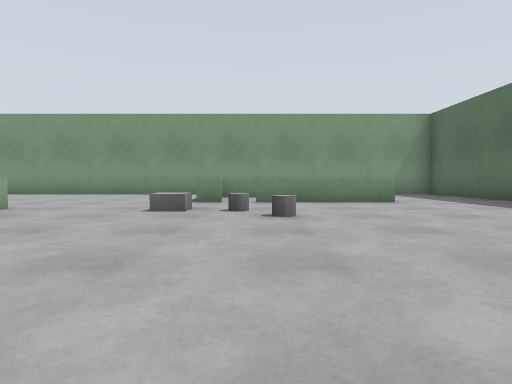
view 1 (above)

21 first-person views from a walk through a world built for the Gazebo simulator. The camera is 0.44 m above the floor, tilts 2° down and sees 75° across. The floor is counted in squares, 1 m on a side. Each view is taken from the middle of a square. On the plan, view 1 faces up. The plan holds only what a view shows up to about 9 squares ahead; the rest is blank.

view 2
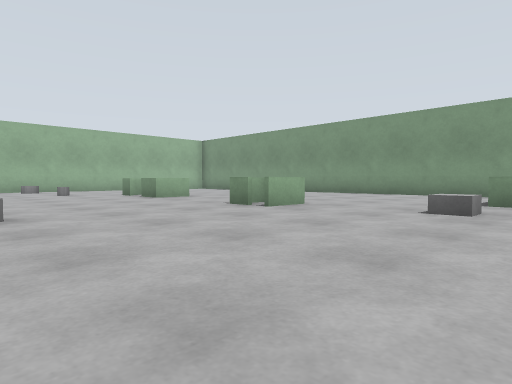

view 3
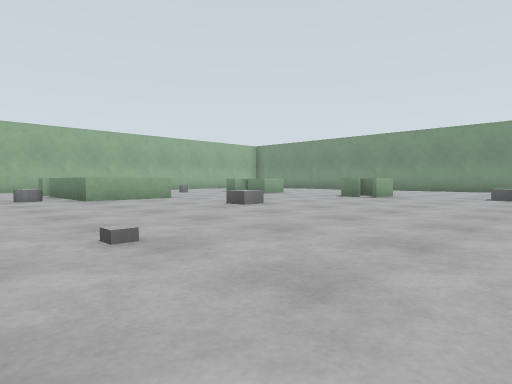

view 4
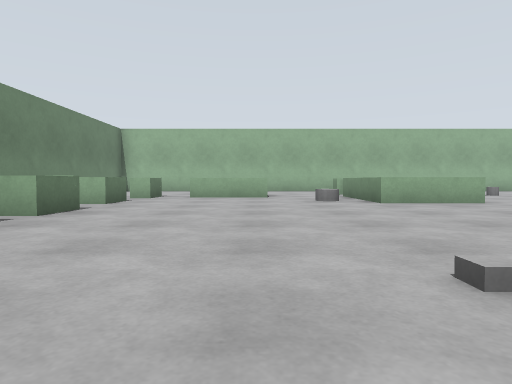

view 5
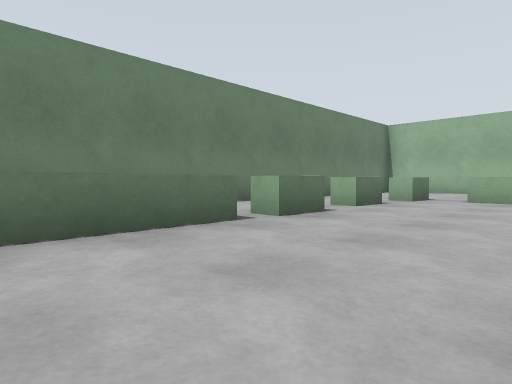

view 6
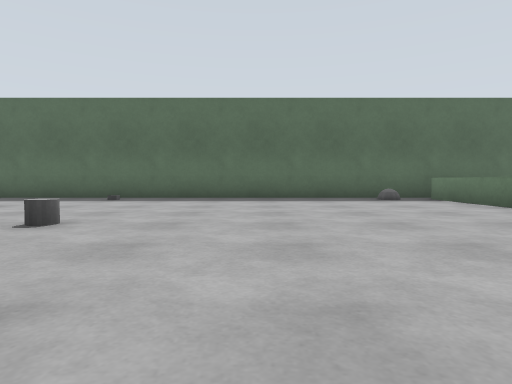

view 7
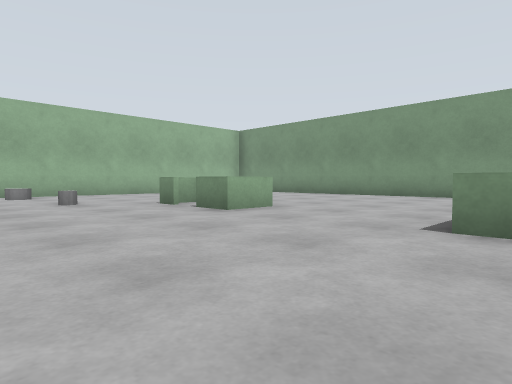

view 8
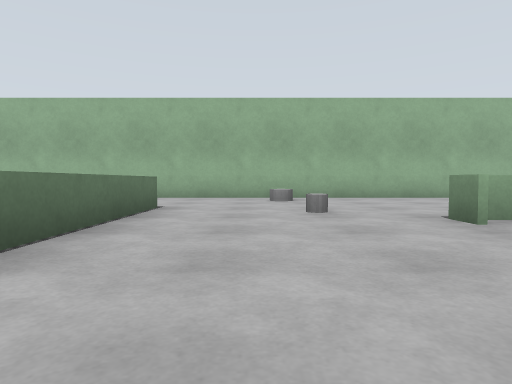

view 9
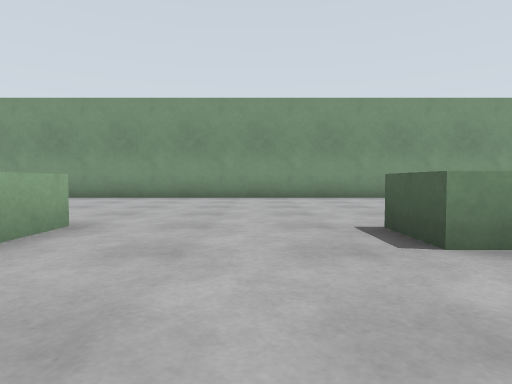

view 10
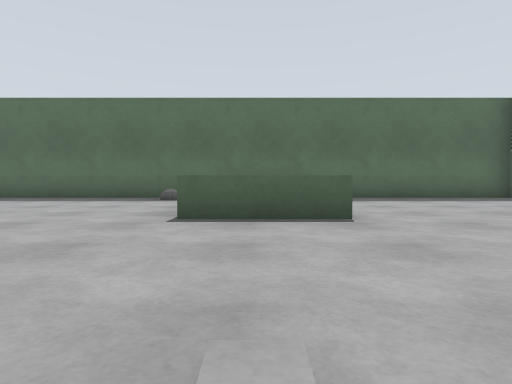

view 11
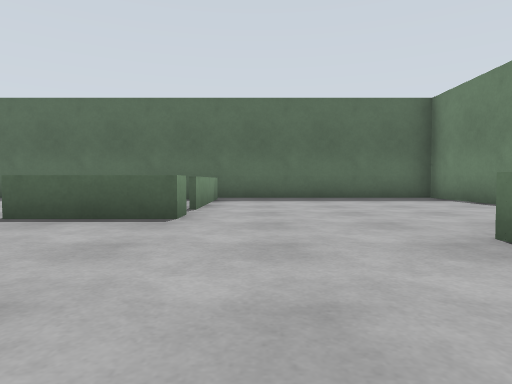

view 12
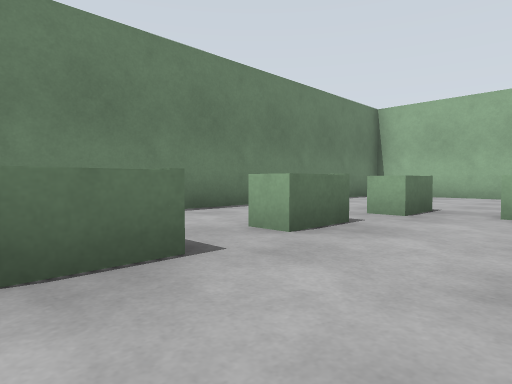

view 13
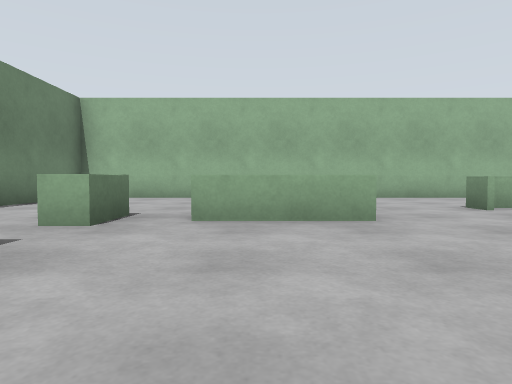

view 14
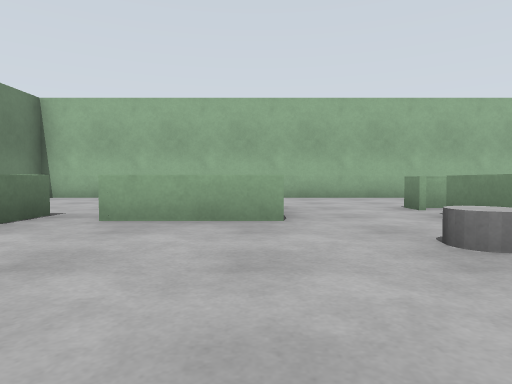

view 15
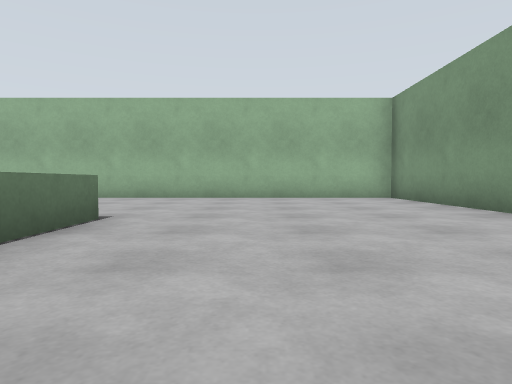

view 16
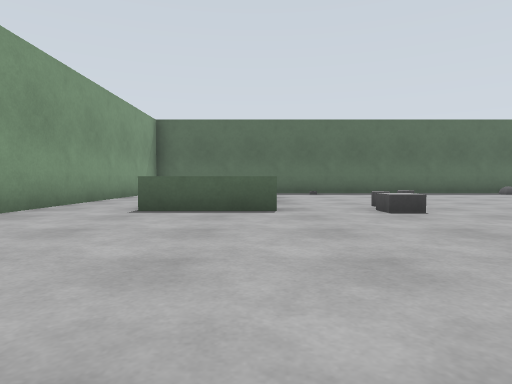

view 17
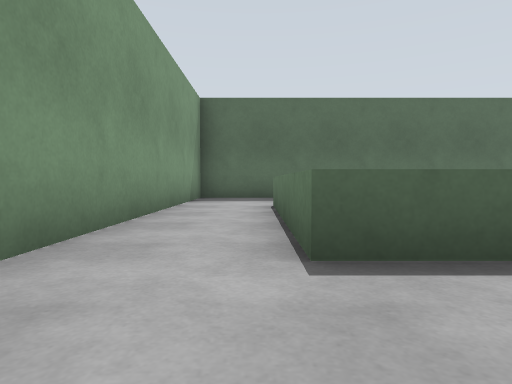

view 18
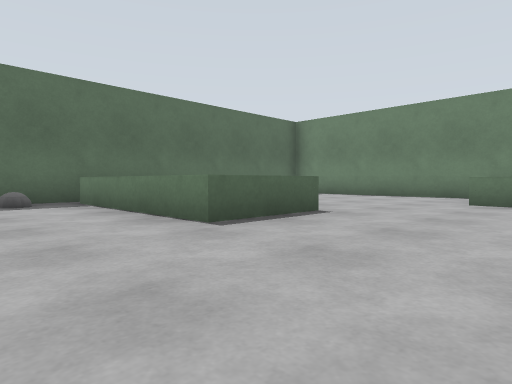

view 19
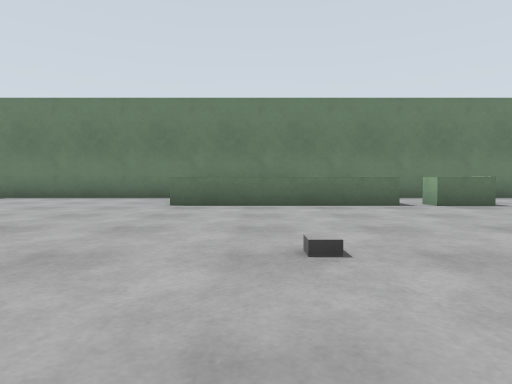

view 20
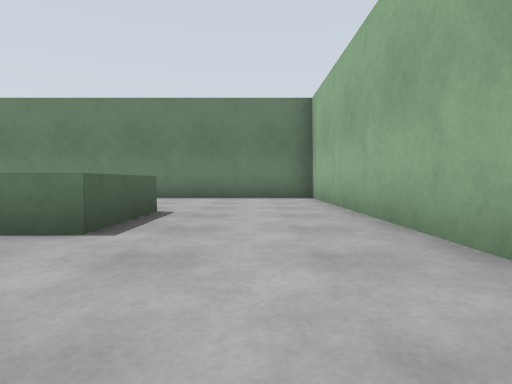

view 21
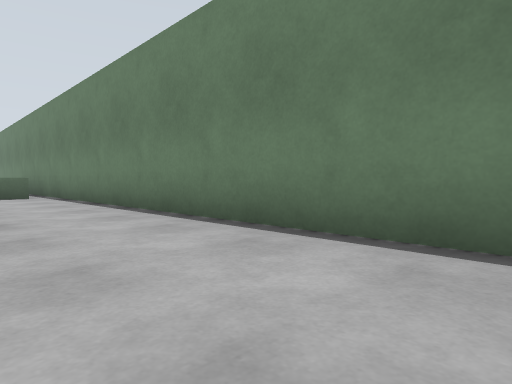

### Floor plan
Points are (right, up) in squares from view 1. A wall is a line through its corners. A room is listed if a view was taken in it or the views show most of it. See-through windows are left out.
Room 1 (views 1, 2, 3, 4, 5, 6, 7, 8, 9, 10, 11, 12, 13, 14, 15, 16, 17, 18, 19, 20, 21)
walls: (-4.2, 4.1) (-4.8, 4.1) (-4.8, 5.1); (-7.4, 0.5) (-7.4, -1.6); (-4.7, 5) (-4.7, 4.5); (-3.8, 5.1) (-3.8, 4); (-7.8, 5.2) (-7.8, 4.1) (-8.6, 4.1); (-9.2, 4.1) (-9.9, 4.1); (-8.4, -1.6) (-10.3, -1.6); (-9.9, 5.2) (-8.3, 5.2); (-0.6, 6.7) (-1.2, 6.7) (-1.2, 8.7) (2.6, 8.7); (-11.5, 0.4) (-8, 0.4); (-10.9, -1.6) (-11.5, -1.6); (-9.6, -3.6) (-9.6, -5.8); (0.8, -4.1) (0.8, -2.1) (4.9, -2.1); (-4.5, -6.8) (-0.5, -6.8); (-6.1, -6.8) (-5.1, -6.8); (2.9, 6.7) (0, 6.7); (-8.3, -6.8) (-7.2, -6.8); (-10.3, -6.6) (-9.2, -6.6); (-11.6, -5.8) (-11.6, -3.7) (-10.9, -3.7); (-4.5, -8.9) (-4.5, -8.3); (5.4, -3) (5.4, 10.4) (-14.4, 10.4) (-14.4, -9.4) (-2.9, -9.4)
ways out: opening at (0, -6) to room 2; gap at (-14, 3); gap at (-9, -7); gap at (-7, -7); gap at (-5, -7)
objects: grey cylinder (-13, 3); grey cylinder (-11, 3); grey cylinder (-8, -2); grey box (-5, 0); grey box (-2, -3); grey box (-1, 5); grey cylinder (0, 4); grey cylinder (0, 5); other object (4, 5); grey ball (5, -1)
Room 2 (no view inside)
walls: (1.4, -4.1) (0.8, -4.1); (4.7, -4.1) (2, -4.1); (-2, -9.4) (5.4, -9.4) (5.4, -3)
ways out: opening at (0, -6) to room 1

Where each view was taken, in squares from view 1:
view 1: 0 up, 0 right, facing up
view 2: 0 up, 0 right, facing up-left
view 3: 4 down, 0 right, facing up-left
view 4: 4 down, 1 left, facing left
view 5: 4 down, 2 left, facing down-left
view 6: 2 up, 3 left, facing right
view 7: 1 up, 4 left, facing up-left
view 8: 2 up, 6 left, facing left
view 9: 2 up, 6 left, facing up
view 10: 3 down, 3 left, facing right
view 11: 5 down, 3 left, facing right
view 12: 5 down, 5 left, facing down-left
view 13: 5 down, 6 left, facing left
view 14: 4 down, 6 left, facing left
view 15: 7 up, 6 left, facing left
view 16: 7 up, 6 left, facing right
view 17: 9 up, 3 left, facing right
view 18: 0 up, 2 left, facing down-right
view 19: 1 down, 2 left, facing down
view 20: 1 down, 13 left, facing down
view 21: 7 down, 14 left, facing down-right
